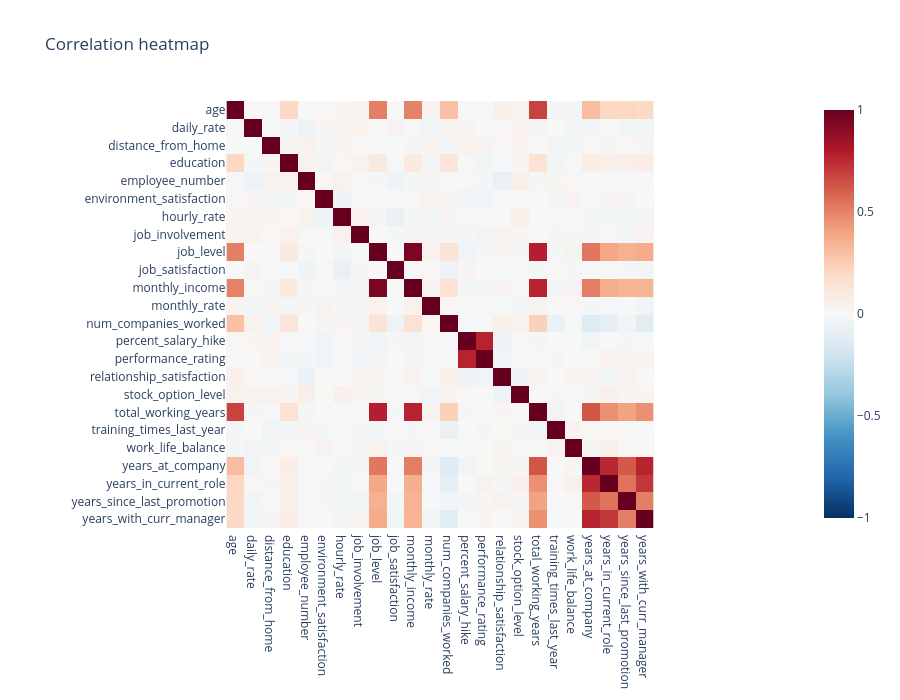

Write notebook code for a chart like this one.
### Code cell
numeric_df = df.select_dtypes(include=[np.number])
corr = numeric_df.corr()
fig = px.imshow(corr, color_continuous_scale="RdBu_r", zmin=-1, zmax=1, title="Correlation heatmap")
fig.update_layout(height=700)
fig.show()

### Figure 1 — Plotly figure (JSON) as saved in the notebook; plotly's stock layout.template omitted (floating-point values rounded to 4 significant figures; data arrays with more than 128 entries replaced by an {"elided": "..."} marker saying what was removed)
{"data": [{"coloraxis": "coloraxis", "hovertemplate": "x: %{x}<br>y: %{y}<br>color: %{z}<extra></extra>", "name": "0", "type": "heatmap", "x": ["age", "daily_rate", "distance_from_home", "education", "employee_number", "environment_satisfaction", "hourly_rate", "job_involvement", "job_level", "job_satisfaction", "monthly_income", "monthly_rate", "num_companies_worked", "percent_salary_hike", "performance_rating", "relationship_satisfaction", "stock_option_level", "total_working_years", "training_times_last_year", "work_life_balance", "years_at_company", "years_in_current_role", "years_since_last_promotion", "years_with_curr_manager"], "xaxis": "x", "y": ["age", "daily_rate", "distance_from_home", "education", "employee_number", "environment_satisfaction", "hourly_rate", "job_involvement", "job_level", "job_satisfaction", "monthly_income", "monthly_rate", "num_companies_worked", "percent_salary_hike", "performance_rating", "relationship_satisfaction", "stock_option_level", "total_working_years", "training_times_last_year", "work_life_balance", "years_at_company", "years_in_current_role", "years_since_last_promotion", "years_with_curr_manager"], "yaxis": "y", "z": {"elided": "24x24 float values"}}], "layout": {"coloraxis": {"autocolorscale": false, "cmax": 1, "cmin": -1, "colorscale": [[0, "rgb(5,48,97)"], [0.1, "rgb(33,102,172)"], [0.2, "rgb(67,147,195)"], [0.3, "rgb(146,197,222)"], [0.4, "rgb(209,229,240)"], [0.5, "rgb(247,247,247)"], [0.6, "rgb(253,219,199)"], [0.7, "rgb(244,165,130)"], [0.8, "rgb(214,96,77)"], [0.9, "rgb(178,24,43)"], [1, "rgb(103,0,31)"]]}, "height": 700, "title": {"text": "Correlation heatmap"}, "xaxis": {"anchor": "y", "constrain": "domain", "domain": [0, 1], "scaleanchor": "y"}, "yaxis": {"anchor": "x", "autorange": "reversed", "constrain": "domain", "domain": [0, 1]}}}
